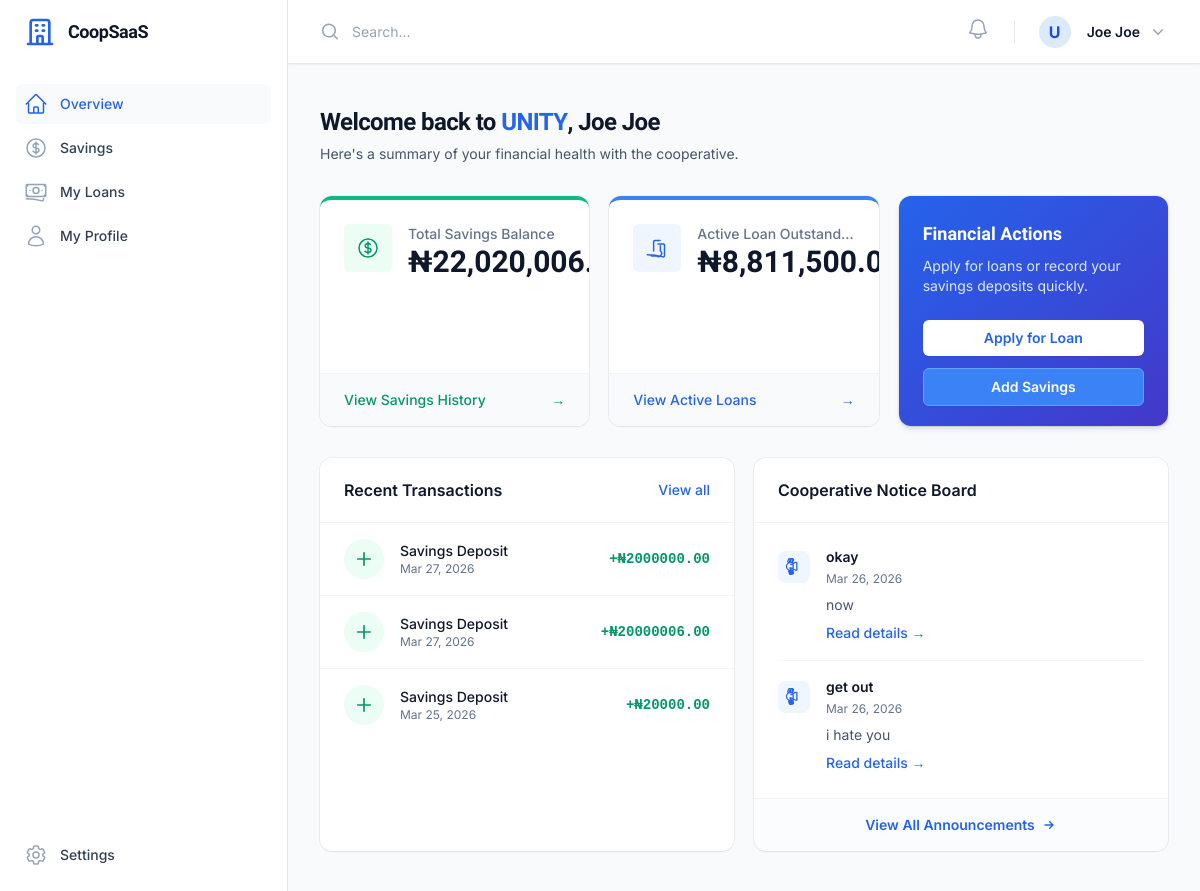
The page /members/dashboard/ (signed in) on the database its author committed.
### apps/accounts/models.py (models this page shows, shortened)
class User(AbstractUser):
    role = models.CharField(max_length=20, choices=UserRole.choices, default=UserRole.MEMBER)
    cooperative = models.ForeignKey(
        'cooperatives.Cooperative', on_delete=models.CASCADE, null=True, blank=True, related_name='users'
    )
    phone = models.CharField(max_length=20, null=True, blank=True)
    address = models.TextField(null=True, blank=True)
    is_active_member = models.BooleanField(default=True)
    join_date = models.DateField(null=True, blank=True)
    is_suspended = models.BooleanField(default=False)
    joined_at = models.DateTimeField(null=True, blank=True)
    gender = models.CharField(max_length=10, choices=[('M','Male'),('F','Female'),('O','Other')], null=True, blank=True)
    must_change_password = models.BooleanField(default=False)
    bank_name = models.CharField(max_length=100, null=True, blank=True)
    account_number = models.CharField(max_length=20, null=True, blank=True)
    account_name = models.CharField(max_length=150, null=True, blank=True)

### apps/cooperatives/models.py (models this page shows, shortened)
class Cooperative(models.Model):
    name = models.CharField(max_length=255)
    address = models.TextField(null=True, blank=True)
    email = models.EmailField(null=True, blank=True)
    phone = models.CharField(max_length=20, null=True, blank=True)
    registration_number = models.CharField(max_length=100, null=True, blank=True)
    logo = models.ImageField(upload_to='coop_logos/', null=True, blank=True)
    setup_complete = models.BooleanField(default=False)
    created_at = models.DateTimeField(auto_now_add=True)

### apps/contributions/models.py (models this page shows, shortened)
class Contribution(models.Model):
    member = models.ForeignKey('accounts.User', on_delete=models.CASCADE, related_name='contributions')
    cooperative = models.ForeignKey('cooperatives.Cooperative', on_delete=models.CASCADE, related_name='contributions')
    amount = models.DecimalField(max_digits=12, decimal_places=2)
    contribution_date = models.DateField()
    recorded_by = models.ForeignKey('accounts.User', on_delete=models.SET_NULL, null=True, related_name='recorded_contributions')
    payment_reference = models.CharField(max_length=100, null=True, blank=True)
    status = models.CharField(max_length=20, choices=TransactionStatus.choices, default=TransactionStatus.PENDING)
    proof_of_payment = models.ImageField(upload_to='proof_of_payments/', null=True, blank=True)
    notes = models.TextField(null=True, blank=True)
    created_at = models.DateTimeField(auto_now_add=True)

### apps/announcements/models.py (models this page shows, shortened)
class Announcement(models.Model):
    cooperative = models.ForeignKey('cooperatives.Cooperative', on_delete=models.CASCADE, related_name='announcements')
    title = models.CharField(max_length=200)
    message = models.TextField()
    created_by = models.ForeignKey('accounts.User', on_delete=models.SET_NULL, null=True)
    created_at = models.DateTimeField(auto_now_add=True)

### apps/members/views.py (the view)
# urls.py: path('dashboard/', MemberDashboardView.as_view(), name='dashboard'),
class MemberDashboardView(LoginRequiredMixin, MemberRequiredMixin, TemplateView):
    template_name = 'member/dashboard.html'
    def get_context_data(self, **kwargs):
        context = super().get_context_data(**kwargs)
        user = self.request.user
        coop = user.cooperative
        from apps.contributions.models import Contribution, TransactionStatus
        from apps.loans.models import Loan, LoanStatus
        from django.db.models import Sum
        contributions = Contribution.objects.filter(member=user).order_by('-contribution_date')
        total_contributions = contributions.filter(status=TransactionStatus.APPROVED).aggregate(total=Sum('amount'))['total'] or 0
        active_loans = Loan.objects.filter(member=user, status__in=[LoanStatus.ACTIVE, LoanStatus.APPROVED])
        active_loan_balance = sum(loan.balance_remaining for loan in active_loans)
        from apps.announcements.models import Announcement
        announcements = Announcement.objects.filter(cooperative=coop).order_by('-created_at')[:5]
        target_announcement = None
        announcement_id = self.request.GET.get('announcement_id')
        if announcement_id:
            try:
                target_announcement = Announcement.objects.get(id=announcement_id, cooperative=coop)
            except (Announcement.DoesNotExist, ValueError):
                pass
        context.update({
            'cooperative': coop,
            'total_contributions': f"{total_contributions:,.2f}",
            'active_loan_balance': f"{active_loan_balance:,.2f}",
            'recent_contributions': contributions[:3],
            'announcements': announcements[:2],
            'target_announcement': target_announcement,
        })
        return context

### templates/member/dashboard.html (shortened to what this page needs)
{% extends 'dashboard_base.html' %}
{% block content %}
<div class="mb-8">
    <h1 class="text-2xl font-bold font-display leading-9 tracking-tight text-slate-900">Welcome back to <span class="font-extrabold uppercase text-primary-600">{{ cooperative.name|default:"the Cooperative" }}</span>, {{ user.get_full_name|default:user.username }}</h1>
    <p class="mt-1 text-sm text-slate-600">Here's a summary of your financial health with the cooperative.</p>
</div>
<dl class="mt-5 grid grid-cols-1 gap-5 sm:grid-cols-2 lg:grid-cols-3">
    <div class="relative overflow-hidden rounded-xl bg-white px-4 pb-12 pt-5 shadow-sm ring-1 ring-slate-900/5 sm:px-6 sm:pt-6 transition-all hover:shadow-md group border-t-4 border-t-emerald-500">
        <dt>
            <div class="absolute rounded-md bg-emerald-50 p-3 group-hover:bg-emerald-100 transition-colors">
            </div>
            <p class="ml-16 truncate text-sm font-medium text-slate-500">Total Savings Balance</p>
        </dt>
        <dd class="ml-16 flex items-baseline pb-6 sm:pb-7">
            <p class="text-3xl font-bold font-display text-slate-900">₦{{ total_contributions|default:"0.00" }}</p>
            <div class="absolute inset-x-0 bottom-0 bg-slate-50 px-4 py-4 sm:px-6 border-t border-slate-100">
                <div class="text-sm">
                    <a href="{% url 'contributions:member_list' %}" class="font-medium text-emerald-600 hover:text-emerald-500 flex items-center justify-between">
                        View Savings History
                        <span aria-hidden="true">&rarr;</span>
                    </a>
                </div>
            </div>
        </dd>
    </div>
    <div class="relative overflow-hidden rounded-xl bg-white px-4 pb-12 pt-5 shadow-sm ring-1 ring-slate-900/5 sm:px-6 sm:pt-6 transition-all hover:shadow-md group border-t-4 border-t-blue-500">
        <dt>
            <div class="absolute rounded-md bg-blue-50 p-3 group-hover:bg-blue-100 transition-colors">
            </div>
            <p class="ml-16 truncate text-sm font-medium text-slate-500">Active Loan Outstanding</p>
        </dt>
        <dd class="ml-16 flex items-baseline pb-6 sm:pb-7">
            <p class="text-3xl font-bold font-display text-slate-900">₦{{ active_loan_balance|default:"0.00" }}</p>
            <div class="absolute inset-x-0 bottom-0 bg-slate-50 px-4 py-4 sm:px-6 border-t border-slate-100">
                <div class="text-sm">
                    <a href="{% url 'loans:member_list' %}" class="font-medium text-blue-600 hover:text-blue-500 flex items-center justify-between">
                        View Active Loans
                        <span aria-hidden="true">&rarr;</span>
                    </a>
                </div>
            </div>
        </dd>
    </div>
    <div class="relative overflow-hidden rounded-xl bg-gradient-to-br from-primary-600 to-indigo-700 px-4 py-5 shadow-md ring-1 ring-slate-900/5 sm:px-6 sm:pt-6 text-white flex flex-col justify-between">
        <div>
            <h3 class="text-lg font-semibold font-display">Financial Actions</h3>
            <p class="mt-2 text-sm text-primary-100">Apply for loans or record your savings deposits quickly.</p>
        </div>
        <div class="mt-6 flex flex-col gap-3">
            <a href="{% url 'loans:apply' %}" class="inline-flex w-full items-center justify-center rounded-md bg-white px-3 py-2 text-sm font-semibold text-primary-600 shadow-sm hover:bg-slate-50 transition-colors">
                Apply for Loan
            </a>
            <a href="{% url 'contributions:deposit' %}" class="inline-flex w-full items-center justify-center rounded-md bg-primary-500 px-3 py-2 text-sm font-semibold text-white shadow-sm hover:bg-primary-400 transition-colors border border-primary-400">
                Add Savings
            </a>
        </div>
    </div>
</dl>
<div class="mt-8 grid grid-cols-1 gap-5 lg:grid-cols-2">
    <div class="overflow-hidden rounded-xl bg-white shadow-sm ring-1 ring-slate-900/5">
        <div class="px-6 py-5 border-b border-slate-100 flex items-center justify-between">
            <h3 class="text-base font-semibold leading-6 text-slate-900">Recent Transactions</h3>
            <a href="{% url 'contributions:member_list' %}" class="text-sm font-medium text-primary-600 hover:text-primary-500">View all</a>
        </div>
        <div class="divide-y divide-slate-100">
            {% for contrib in recent_contributions %}
            <div class="px-6 py-4 flex items-center justify-between hover:bg-slate-50 transition-colors">
                <div class="flex items-center gap-4">
                    <div class="h-10 w-10 rounded-full bg-emerald-50 flex items-center justify-center text-emerald-600">
                        <svg class="h-5 w-5" fill="none" viewBox="0 0 24 24" stroke="currentColor"><path stroke-linecap="round" stroke-linejoin="round" stroke-width="2" d="M12 4.5v15m7.5-7.5h-15" /></svg>
                    </div>
                    <div>
                        <p class="text-sm font-medium text-slate-900">Savings Deposit</p>
                        <p class="text-xs text-slate-500">{{ contrib.contribution_date|date:"M d, Y" }}</p>
                    </div>
                </div>
                <div class="text-sm font-semibold text-emerald-600 font-mono">+₦{{ contrib.amount|floatformat:2 }}</div>
            </div>
            {% empty %}
            <div class="px-6 py-12 text-center">
                <p class="text-sm text-slate-500">No transactions recorded yet.</p>
            </div>
            {% endfor %}
        </div>
    </div>
    <div class="overflow-hidden rounded-xl bg-white shadow-sm ring-1 ring-slate-900/5 flex flex-col"
         x-data="{
            open: {% if target_announcement %}true{% else %}false{% endif %},
            activeTitle: '{{ target_announcement.title|escapejs|default:'' }}',
            activeContent: '{{ target_announcement.content|escapejs|default:'' }}',
            activeDate: '{{ target_announcement.created_at|date:'F d, Y'|default:'' }}'
         }">
        <div class="px-6 py-5 border-b border-slate-100 flex items-center justify-between">
            <h3 class="text-base font-semibold leading-6 text-slate-900">Cooperative Notice Board</h3>
        </div>
        <div class="p-6 divide-y divide-slate-100 flex-1">
            {% for announcement in announcements %}
            <div class="py-4 first:pt-0 last:pb-0">
                <div class="flex items-start gap-4">
                    <div class="flex-shrink-0 mt-1">
                        <span class="flex h-8 w-8 items-center justify-center rounded-lg bg-primary-50 text-primary-600">
                        </span>
                    </div>
                    <div class="flex-1 min-w-0">
                        <p class="text-sm font-semibold text-slate-900 truncate">{{ announcement.title }}</p>
                        <p class="mt-1 text-xs text-slate-500">{{ announcement.created_at|date:"M d, Y" }}</p>
                        <p class="mt-2 text-sm text-slate-600 line-clamp-2">{{ announcement.message }}</p>
                        <button
                            @click="open = true; activeTitle = '{{ announcement.title|escapejs }}'; activeContent = '{{ announcement.message|escapejs }}'; activeDate = '{{ announcement.created_at|date:'F d, Y' }}'"
                            class="mt-2 text-sm font-medium text-primary-600 hover:text-primary-500">
                            Read details &rarr;
                        </button>
                    </div>
                </div>
            </div>
            {% empty %}
            <div class="py-12 text-center">
                <p class="text-sm text-slate-500">No new announcements from management.</p>
            </div>
            {% endfor %}
        </div>
        <div class="px-6 py-4 border-t border-slate-100 bg-slate-50/50">
            <a href="{% url 'announcements:member_list' %}" class="flex items-center justify-center text-sm font-semibold text-primary-600 hover:text-primary-500 gap-1.5 transition-all">
                View All Announcements
                <svg class="h-4 w-4" fill="none" viewBox="0 0 24 24" stroke="currentColor"><path stroke-linecap="round" stroke-linejoin="round" stroke-width="2" d="M13 7l5 5m0 0l-5 5m5-5H6" /></svg>
            </a>
        </div>
    </div>
</div>
{% endblock %}

### templates/components/topnav.html (shortened to what this page needs)
<div class="sticky top-0 z-40 flex h-16 shrink-0 items-center justify-between gap-x-4 border-b border-slate-200 bg-white px-4 shadow-sm sm:gap-x-6 sm:px-6 lg:px-8">
    <div class="flex flex-1 gap-x-4 self-stretch lg:gap-x-6">
        <form class="relative flex flex-1" action="#" method="GET">
            <input id="search-field" class="block h-full w-full border-0 py-0 pl-8 pr-0 text-slate-900 placeholder:text-slate-400 focus:ring-0 sm:text-sm" placeholder="Search..." type="search" name="search">
        </form>
        <div class="flex items-center gap-x-4 lg:gap-x-6">
            <div class="relative" x-data="{ open: false }">
                <button type="button" @click="open = !open" @click.outside="open = false" class="-m-2.5 p-2.5 text-slate-400 hover:text-slate-500 relative" id="notification-bell-btn">
                    <svg id="notification-bell-icon" class="h-6 w-6 {% if unread_notifications_count > 0 %}animate-swing{% endif %}" fill="none" viewBox="0 0 24 24" stroke-width="1.5" stroke="currentColor" aria-hidden="true">
                        <path stroke-linecap="round" stroke-linejoin="round" d="M14.857 17.082a23.848 23.848 0 005.454-1.31A8.967 8.967 0 0118 9.75v-.7V9A6 6 0 006 9v.75a8.967 8.967 0 01-2.312 6.022c1.733.64 3.56 1.085 5.455 1.31m5.714 0a24.255 24.255 0 01-5.714 0m5.714 0a3 3 0 11-5.714 0" />
                    </svg>
                </button>
            </div>
            <div class="relative" x-data="{ open: false }">
                <button type="button" @click="open = !open" @click.outside="open = false" class="-m-1.5 flex items-center p-1.5" id="user-menu-button" aria-expanded="false" aria-haspopup="true">
                    <div class="h-8 w-8 rounded-full bg-primary-100 flex items-center justify-center text-primary-700 font-bold">
                        {{ user.username|make_list|first|upper }}
                    </div>
                    <span class="hidden lg:flex lg:items-center">
                        <span class="ml-4 text-sm font-semibold leading-6 text-slate-900" aria-hidden="true">{{ user.get_full_name|default:user.username }}</span>
                        <svg class="ml-2 h-5 w-5 text-slate-400" viewBox="0 0 20 20" fill="currentColor" aria-hidden="true">
                            <path fill-rule="evenodd" d="M5.23 7.21a.75.75 0 011.06.02L10 11.168l3.71-3.938a.75.75 0 111.08 1.04l-4.25 4.5a.75.75 0 01-1.08 0l-4.25-4.5a.75.75 0 01.02-1.06z" clip-rule="evenodd" />
                        </svg>
                    </span>
                </button>
            </div>
        </div>
    </div>
</div>

### rows shown on the page
User: username|make_list "U", get_full_name "Joe Joe"
Cooperative: name "UNITY"
Contribution: contribution_date "Mar 27, 2026", amount "2000000.00"
Contribution: contribution_date "Mar 27, 2026", amount "20000006.00"
Contribution: contribution_date "Mar 25, 2026", amount "20000.00"
Announcement: title "okay", created_at "Mar 26, 2026", message "now"
Announcement: title "get out", created_at "Mar 26, 2026", message "i hate you"
